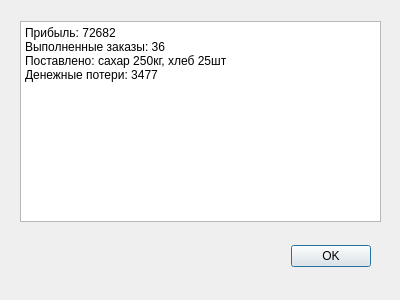
<?xml version="1.0" encoding="UTF-8"?>
<ui version="4.0">
 <class>SimResultDialogue</class>
 <widget class="QDialog" name="SimResultDialogue">
  <property name="geometry">
   <rect>
    <x>0</x>
    <y>0</y>
    <width>400</width>
    <height>300</height>
   </rect>
  </property>
  <property name="windowTitle">
   <string>Dialog</string>
  </property>
  <widget class="QDialogButtonBox" name="buttonBox">
   <property name="geometry">
    <rect>
     <x>30</x>
     <y>240</y>
     <width>341</width>
     <height>32</height>
    </rect>
   </property>
   <property name="orientation">
    <enum>Qt::Horizontal</enum>
   </property>
   <property name="standardButtons">
    <set>QDialogButtonBox::Ok</set>
   </property>
  </widget>
  <widget class="QTextBrowser" name="textBrowser">
   <property name="geometry">
    <rect>
     <x>20</x>
     <y>21</y>
     <width>361</width>
     <height>201</height>
    </rect>
   </property>
   <property name="html">
    <string>&lt;!DOCTYPE HTML PUBLIC &quot;-//W3C//DTD HTML 4.0//EN&quot; &quot;http://www.w3.org/TR/REC-html40/strict.dtd&quot;&gt;
&lt;html&gt;&lt;head&gt;&lt;meta name=&quot;qrichtext&quot; content=&quot;1&quot; /&gt;&lt;meta charset=&quot;utf-8&quot; /&gt;&lt;style type=&quot;text/css&quot;&gt;
p, li { white-space: pre-wrap; }
&lt;/style&gt;&lt;/head&gt;&lt;body style=&quot; font-family:'Segoe UI'; font-size:9pt; font-weight:400; font-style:normal;&quot;&gt;
&lt;p style=&quot; margin-top:0px; margin-bottom:0px; margin-left:0px; margin-right:0px; -qt-block-indent:0; text-indent:0px;&quot;&gt;Прибыль: 72682&lt;br /&gt;Выполненные заказы: 36&lt;br /&gt;Поставлено: сахар 250кг, хлеб 25шт&lt;br /&gt;Денежные потери: 3477&lt;/p&gt;&lt;/body&gt;&lt;/html&gt;</string>
   </property>
  </widget>
 </widget>
 <resources/>
 <connections>
  <connection>
   <sender>buttonBox</sender>
   <signal>accepted()</signal>
   <receiver>SimResultDialogue</receiver>
   <slot>accept()</slot>
   <hints>
    <hint type="sourcelabel">
     <x>248</x>
     <y>254</y>
    </hint>
    <hint type="destinationlabel">
     <x>157</x>
     <y>274</y>
    </hint>
   </hints>
  </connection>
  <connection>
   <sender>buttonBox</sender>
   <signal>rejected()</signal>
   <receiver>SimResultDialogue</receiver>
   <slot>reject()</slot>
   <hints>
    <hint type="sourcelabel">
     <x>316</x>
     <y>260</y>
    </hint>
    <hint type="destinationlabel">
     <x>286</x>
     <y>274</y>
    </hint>
   </hints>
  </connection>
 </connections>
</ui>
